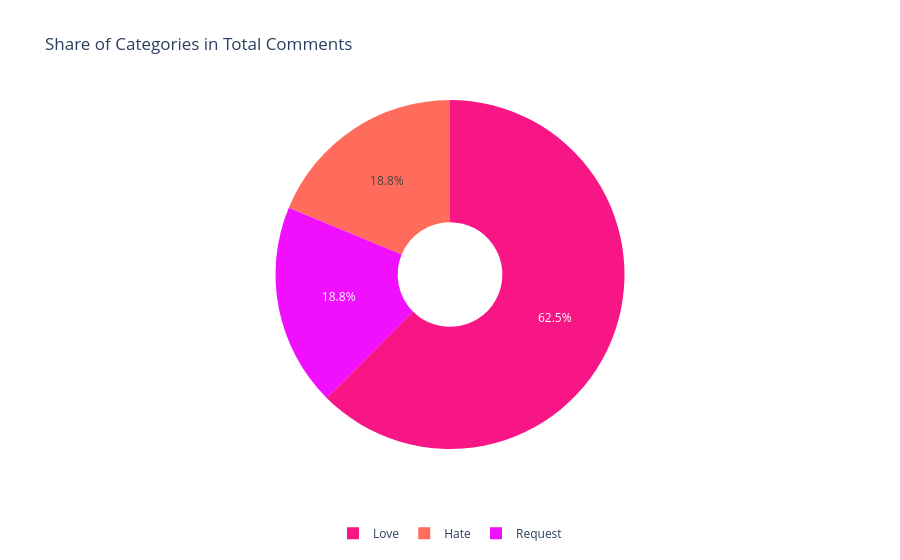

Source (notebook cell):
### Code cell
import pandas as pd
import plotly.graph_objects as go

# Build DataFrame from topics list
df = pd.DataFrame(variables['topics'])

# Aggregate comment counts by category
category_counts = df.groupby('category')['size'].sum()

category_colors = {
    "Love": "#f81687",
    "Hate": "#ff6250ee",
    "Request": "#f00fff",
    "Suggestion": "#fceb33",
    "Question": "#377ae7"
}

# Match colors to the order of labels
labels = category_counts.index
values = category_counts.values
colors = [category_colors.get(cat, "gray") for cat in labels]  # default gray if not mapped

# Create Pie Chart
fig = go.Figure(data=[go.Pie(
    labels=category_counts.index,
    values=category_counts.values,
    hole=0.3,   # donut style for modern look
    marker=dict(colors=colors)   # 🔹 apply custom colors
)])

fig.update_layout(
    title="Share of Categories in Total Comments",
    template="plotly_white",
    legend=dict(
        orientation="h",
        y=-0.2,
        x=0.5,
        xanchor="center",
        font=dict(size=12)
    )
)

fig.show()

### Figure 1 — Plotly figure (JSON) as saved in the notebook; plotly's stock layout.template omitted (floating-point values rounded to 4 significant figures)
{"data": [{"hole": 0.3, "labels": ["Hate", "Love", "Request"], "marker": {"colors": ["#ff6250ee", "#f81687", "#f00fff"]}, "type": "pie", "values": [9, 30, 9]}], "layout": {"legend": {"font": {"size": 12}, "orientation": "h", "x": 0.5, "xanchor": "center", "y": -0.2}, "title": {"text": "Share of Categories in Total Comments"}}}
